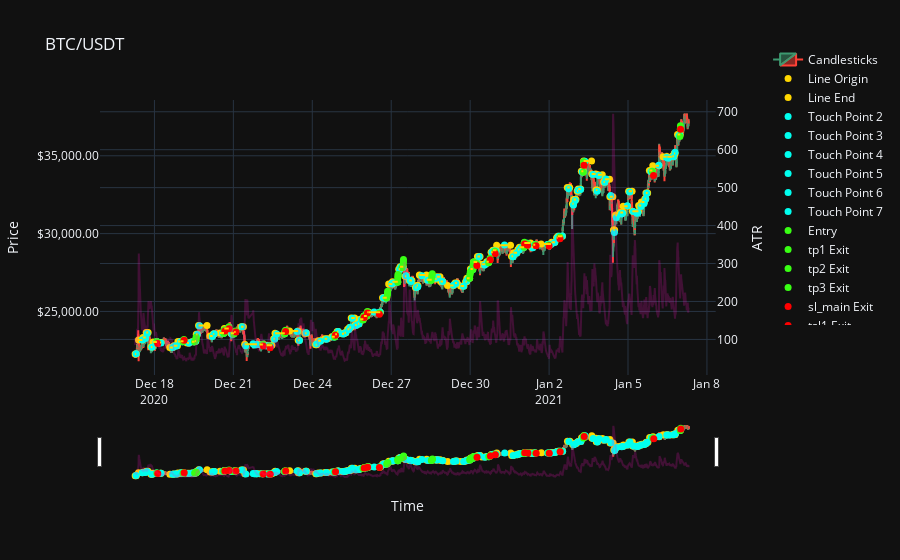

The cell this chart's notebook holds for it:
### Markdown cell above
##### 1. Candlestick Chart with Trades

### Code cell
# Slices 'btc_usdt_df' into useable size, masks corresponding times for horizontal lines and trade information. Plotly crashes if head is set too high (20k+)
plt_btc_usdt_df = btc_usdt_df.head(6000)
last_timestamp = plt_btc_usdt_df['time'].iloc[-1]

mask = resistance_lines_df['end_of_line'] <= last_timestamp
mask_two = trades_df['exit_time'] <= last_timestamp
plt_resistance_lines_df = resistance_lines_df[mask]
plt_trades_df = trades_df[mask_two]

fig = make_subplots(specs=[[{"secondary_y": True}]])

# Adds Candlesticks, line origin, line end to graph.
candlesticks = go.Candlestick(x=plt_btc_usdt_df['time'], open=plt_btc_usdt_df['open'], high=plt_btc_usdt_df['high'], low=plt_btc_usdt_df['low'], close=plt_btc_usdt_df['close'], name='Candlesticks')
line_origin = go.Scatter(x=plt_resistance_lines_df['initial_point'], y=plt_resistance_lines_df['line_price'], mode='markers', name='Line Origin', marker=dict(color='#FFD700', size=7))
line_end = go.Scatter(x=plt_resistance_lines_df['end_of_line'], y=plt_resistance_lines_df['line_price'], mode='markers', name='Line End', marker=dict(color='#FFD700', size=7))

# Adds the horizontal resistance lines to graph.
for _, row in plt_resistance_lines_df.iterrows():
    start_time = row['initial_point']
    end_time = row['end_of_line']
    price = row['line_price']
    fig.add_shape(type="line", x0=start_time, y0=price, x1=end_time, y1=price, line=dict(color='#FFD700', width=2), xref='x', yref='y')

# Adds entries and ATR to graph.
entries = go.Scatter(x=plt_trades_df['entry_time'], y=plt_trades_df['entry_price'], mode='markers', name='Entry', marker=dict(color='#39FF14', size=7))
atr = go.Scatter(x=plt_btc_usdt_df['time'], y=plt_btc_usdt_df['atr'], mode='lines', name='ATR', line=dict(color='#FC0FC0'), opacity=0.2)

fig.add_trace(candlesticks, secondary_y=False)
fig.add_trace(line_origin, secondary_y=False)
fig.add_trace(line_end, secondary_y=False)

# Adds all the touch points starting with 'touch_point_2'
for i in range(2, len(plt_resistance_lines_df.columns)):
    touch_point_column = 'touch_point_' + str(i)
    touch_price_column = 'touch_point_' + str(i) + '_price'

    if touch_point_column in plt_resistance_lines_df.columns:
        touch_points = go.Scatter(x=plt_resistance_lines_df[touch_point_column], y=plt_resistance_lines_df[touch_price_column], mode='markers', name=f'Touch Point {i}', marker=dict(color='#00FFEF', size=7))
        fig.add_trace(touch_points, secondary_y=False)

fig.add_trace(entries, secondary_y=False)

# Adds all the exit points
exit_points = ['tp1', 'tp2', 'tp3', 'sl_main', 'tsl1', 'tsl2']
colors = ['#39FF14', '#39FF14', '#39FF14', 'red', 'red', 'red']

for exit_point, color in zip(exit_points, colors):
    exit_time_col = exit_point + '_time'
    mask = plt_trades_df[exit_time_col].notna()
    exits = go.Scatter(
        x=plt_trades_df.loc[mask, exit_time_col], 
        y=plt_trades_df.loc[mask, exit_point], 
        mode='markers', 
        name=f'{exit_point} Exit', 
        marker=dict(color=color, size=7)
    )
    fig.add_trace(exits, secondary_y=False)
    
fig.add_trace(atr, secondary_y=True)

fig.update_layout(title='BTC/USDT', xaxis_title='Time', template="plotly_dark", legend=dict(y=1.2, font=dict(size=12)))
fig.update_yaxes(title_text='Price', secondary_y=False, tickformat="$,.2f", autorange=True, fixedrange=False)
fig.update_yaxes(title_text='ATR', secondary_y=True)

fig.show()
